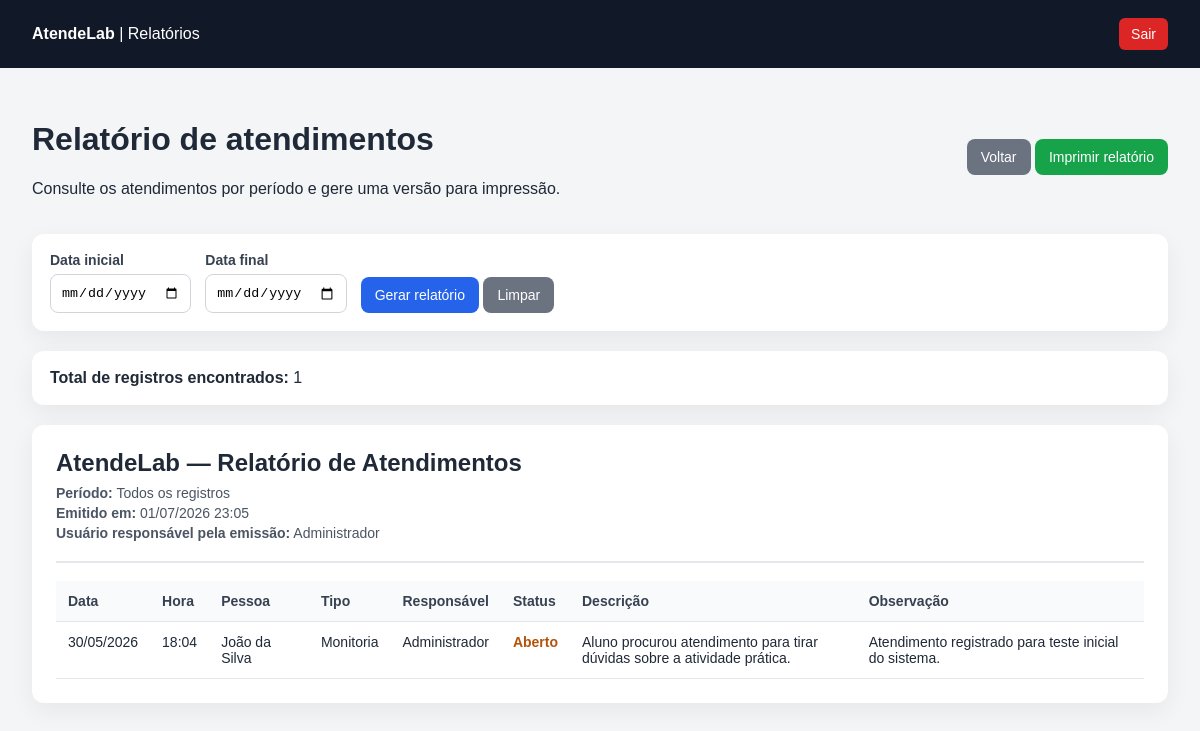
The page /relatorios/atendimentos.php (signed in) on the database as committed earlier.
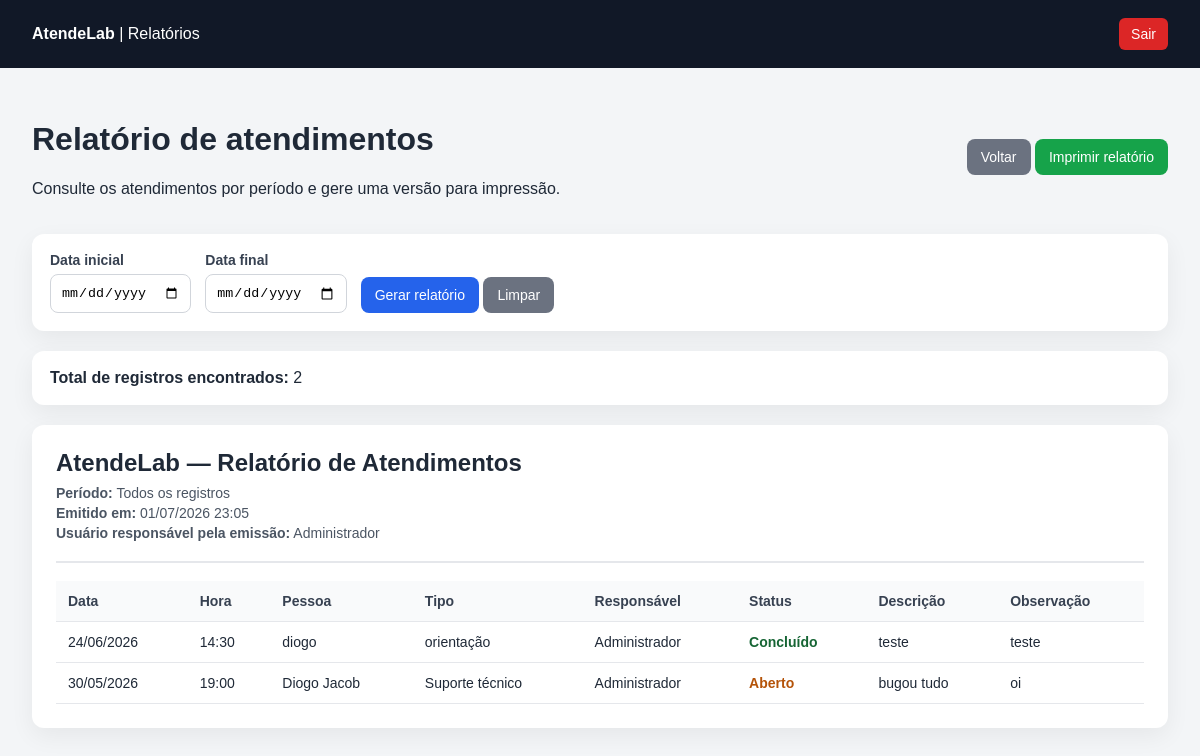
The same page on the database as committed later.
### tables this page shows
CREATE TABLE `atendimentos` (
  `id` int(11) NOT NULL,
  `pessoa_id` int(11) NOT NULL,
  `tipo_atendimento_id` int(11) NOT NULL,
  `usuario_id` int(11) NOT NULL,
  `data_atendimento` date NOT NULL,
  `hora_atendimento` time NOT NULL,
  `descricao` text NOT NULL,
  `observacao` text DEFAULT NULL,
  `status` enum('aberto','em_andamento','concluido') DEFAULT 'aberto',
  `criado_em` timestamp NOT NULL DEFAULT current_timestamp(),
  `horario_atendimento` time DEFAULT NULL,
  `observacao_final` text DEFAULT NULL,
  `atualizado_em` timestamp NOT NULL DEFAULT current_timestamp() ON UPDATE current_timestamp()
);

CREATE TABLE `pessoas` (
  `id` int(11) NOT NULL,
  `nome` varchar(150) NOT NULL,
  `documento` varchar(30) NOT NULL,
  `email` varchar(150) NOT NULL,
  `telefone` varchar(20) DEFAULT NULL,
  `curso` varchar(120) DEFAULT NULL,
  `periodo` varchar(20) DEFAULT NULL,
  `status` enum('ativo','inativo') DEFAULT 'ativo',
  `criado_em` timestamp NOT NULL DEFAULT current_timestamp(),
  `observacoes` text DEFAULT NULL,
  `atualizado_em` timestamp NOT NULL DEFAULT current_timestamp() ON UPDATE current_timestamp()
);

CREATE TABLE `tipos_atendimentos` (
  `id` int(11) NOT NULL,
  `nome` varchar(100) NOT NULL,
  `descricao` text DEFAULT NULL,
  `status` enum('ativo','inativo') DEFAULT 'ativo',
  `criado_em` timestamp NOT NULL DEFAULT current_timestamp(),
  `atualizado_em` timestamp NOT NULL DEFAULT current_timestamp() ON UPDATE current_timestamp()
);

CREATE TABLE `usuarios` (
  `id` int(11) NOT NULL,
  `nome` varchar(100) NOT NULL,
  `email` varchar(100) NOT NULL,
  `senha` varchar(255) NOT NULL,
  `perfil` enum('admin','aluno','atendente') DEFAULT 'atendente',
  `status` enum('ativo','inativo') DEFAULT 'ativo',
  `criado_em` timestamp NOT NULL DEFAULT current_timestamp(),
  `atualizado_em` timestamp NOT NULL DEFAULT current_timestamp() ON UPDATE current_timestamp()
);

### relatorios/atendimentos.php (the view, shortened to what the changed rows need)
<?php
require_once __DIR__ . '/../config/database.php';
$sql = "SELECT
            atendimentos.id,
            atendimentos.data_atendimento,
            atendimentos.hora_atendimento,
            atendimentos.descricao,
            atendimentos.observacao,
            atendimentos.status,
            pessoas.nome AS pessoa_nome,
            tipos_atendimentos.nome AS tipo_nome,
            usuarios.nome AS usuario_nome
        FROM atendimentos
        INNER JOIN pessoas ON atendimentos.pessoa_id = pessoas.id
        INNER JOIN tipos_atendimentos ON atendimentos.tipo_atendimento_id = tipos_atendimentos.id
        INNER JOIN usuarios ON atendimentos.usuario_id = usuarios.id
        WHERE 1 = 1";
$parametros = [];
$sql .= " ORDER BY atendimentos.data_atendimento DESC, atendimentos.hora_atendimento DESC";
$stmt = $pdo->prepare($sql);
$stmt->execute($parametros);
$atendimentos = $stmt->fetchAll(PDO::FETCH_ASSOC);
$total = count($atendimentos);
function formatarStatus($status) {
    if ($status === 'aberto') {
        return 'Aberto';
    }
    if ($status === 'concluido') {
        return 'Concluído';
    }
    return $status;
}
?>
<!DOCTYPE html>
<html lang="pt-br">
<head>
</head>
<body>
<main>
    <div class="topo">
        <div>
            <h1>Relatório de atendimentos</h1>
        </div>
        <div>
        </div>
    </div>
    <section class="filtros">
        <form method="GET" action="">
        </form>
    </section>
    <section class="resumo">
        <strong>Total de registros encontrados:</strong>
        <?php echo $total; ?>
    </section>
    <section class="relatorio">
        <div class="cabecalho-relatorio">
            <h2>AtendeLab — Relatório de Atendimentos</h2>
        </div>
        <table>
            <thead>
                <tr>
                    <th>Data</th>
                    <th>Hora</th>
                    <th>Pessoa</th>
                    <th>Tipo</th>
                    <th>Responsável</th>
                    <th>Status</th>
                    <th>Descrição</th>
                    <th>Observação</th>
                </tr>
            </thead>
            <tbody>
                <?php if (count($atendimentos) > 0): ?>
                    <?php foreach ($atendimentos as $atendimento): ?>
                        <tr>
                            <td><?php echo date('d/m/Y', strtotime($atendimento['data_atendimento'])); ?></td>
                            <td><?php echo substr($atendimento['hora_atendimento'], 0, 5); ?></td>
                            <td><?php echo htmlspecialchars($atendimento['pessoa_nome']); ?></td>
                            <td><?php echo htmlspecialchars($atendimento['tipo_nome']); ?></td>
                            <td><?php echo htmlspecialchars($atendimento['usuario_nome']); ?></td>
                            <td>
                                <span class="status-<?php echo htmlspecialchars($atendimento['status']); ?>">
                                    <?php echo formatarStatus($atendimento['status']); ?>
                                </span>
                            </td>
                            <td class="descricao"><?php echo htmlspecialchars($atendimento['descricao']); ?></td>
                            <td class="descricao">
                                <?php
                                    echo $atendimento['observacao']
                                        ? htmlspecialchars($atendimento['observacao'])
                                        : '-';
                                ?>
                            </td>
                        </tr>
                    <?php endforeach; ?>
                <?php else: ?>
                    <tr>
                        <td colspan="8">Nenhum atendimento encontrado para o período selecionado.</td>
                    </tr>
                <?php endif; ?>
            </tbody>
        </table>
    </section>
</main>
</body>
</html>

Rows that differ between the two databases and show on the page:
removed atendimentos: data_atendimento "30/05/2026", hora_atendimento "18:04", pessoa.nome "João da Silva", tipo_atendimento.nome "Monitoria", usuario.nome "Administrador", status "Aberto", descricao "Aluno procurou atendimento para tirar dúvidas sobre a atividade prática.", observacao "Atendimento registrado para teste inicial do sistema."
added atendimentos: data_atendimento "24/06/2026", hora_atendimento "14:30", pessoa.nome "diogo", tipo_atendimento.nome "orientação", usuario.nome "Administrador", status "Concluído", descricao "teste", observacao "teste"
added atendimentos: data_atendimento "30/05/2026", hora_atendimento "19:00", pessoa.nome "Diogo Jacob", tipo_atendimento.nome "Suporte técnico", usuario.nome "Administrador", status "Aberto", descricao "bugou tudo", observacao "oi"
Other text that changed with them:
$total: "1" → "2"
